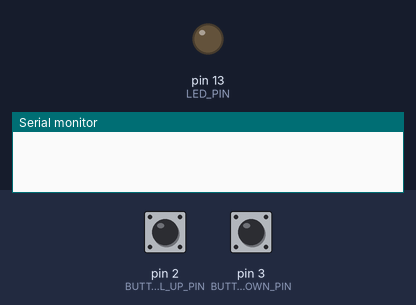
Bench run of a sketch on a simulated Arduino Uno, built with avr-gcc and run on an emulated ATmega328P. Shown: output pins drawn as LEDs (lit = HIGH), the last lines printed to the serial monitor. Dashed ring = blinking. Inputs (shaded band) come from the test bench; at power-on: pin 2 (BUTTON_VEL_UP_PIN) LOW, pin 3 (BUTTON_VEL_DOWN_PIN) LOW.

Above: at 0.1 s.
At 1.2 s:
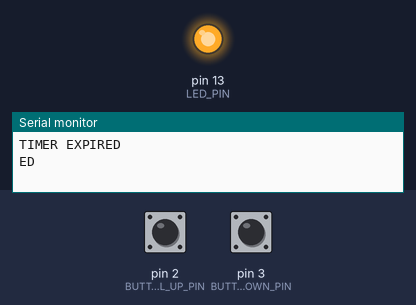
1.3 s: pin 2 (BUTTON_VEL_UP_PIN) pulled HIGH for 0.15 s
4.4 s: pin 3 (BUTTON_VEL_DOWN_PIN) pulled HIGH for 0.15 s
At 6.3 s:
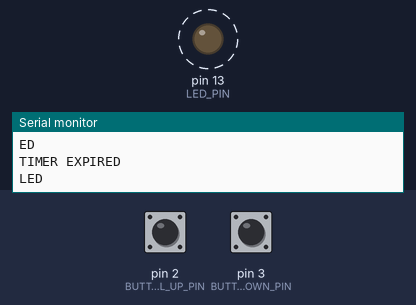
Timing chart, 0 to 13.4 s (numbered marks = the images above; inputs shaded):
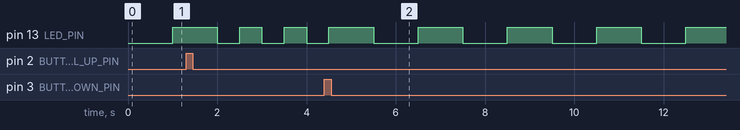

The sketch:

tarefa02.ino
```cpp
#define MAX_BUTTONS 14

int LED_PIN = 13;
int BUTTON_VEL_UP_PIN = 2;
int BUTTON_VEL_DOWN_PIN = 3;

/* Variáveis Globais: */
int buttonsPinRegistred[MAX_BUTTONS];
int buttonsRegistredStates[MAX_BUTTONS];
int counterButtonsRegistred;

int timerMs;
int timeActivatedMs;

int lastTimeButtonVelUpPressed, lastTimeButtonVelDownPressed;
int timeLedToggle;
bool flagStop;

/* Funções de registro: */
void button_listen (int pin) {
  buttonsPinRegistred[counterButtonsRegistred] = pin;
  buttonsRegistredStates[counterButtonsRegistred] = digitalRead(pin);
  counterButtonsRegistred++;
}

void timer_set (int ms) {
  timeActivatedMs = millis();
  timerMs = ms;
}

void button_changed (int pin, int v) {
  int diffTimeButtonsPressed;

  if (pin == BUTTON_VEL_UP_PIN) {
    if(v) { // Botão foi apertado
      timeLedToggle = timeLedToggle / 2;
      lastTimeButtonVelUpPressed = millis();
    }
  }
  else if (pin == BUTTON_VEL_DOWN_PIN) {
    if(v) { // Botão foi apertado
      timeLedToggle = timeLedToggle * 2;
      lastTimeButtonVelDownPressed = millis();
    }
  }

  diffTimeButtonsPressed = lastTimeButtonVelUpPressed - lastTimeButtonVelDownPressed;
  if (diffTimeButtonsPressed >= -500 && diffTimeButtonsPressed <= 500) {
    flagStop = true;
  }
}

void timer_expired () {
  Serial.println("TIMER EXPIRED");
  if (!flagStop) {
    Serial.println("LED " + !digitalRead(LED_PIN));
    digitalWrite(LED_PIN, !digitalRead(LED_PIN));
    timer_set(timeLedToggle);
  }
}

void initialize () {
  Serial.begin(9600);
  flagStop = false;
  timerMs = 0;
  timeLedToggle = 1000;
  lastTimeButtonVelUpPressed = -1500;
  lastTimeButtonVelDownPressed = -500;

  pinMode(LED_PIN, OUTPUT);
  pinMode(BUTTON_VEL_UP_PIN, INPUT);
  pinMode(BUTTON_VEL_DOWN_PIN, INPUT);

  button_listen(BUTTON_VEL_UP_PIN);
  button_listen(BUTTON_VEL_DOWN_PIN);
  timer_set(timeLedToggle);
}

/* Programa principal: */
void setup() {
  int i;
  for (i = 0; i < MAX_BUTTONS; i++) {
    buttonsPinRegistred[i] = -1;
    buttonsRegistredStates[i] = -1;
  }
  counterButtonsRegistred = 0;

  timeActivatedMs = -1;

  initialize(); // Função que está no módulo que inclui esta API
}

void loop() {
  int i, currButtonPin, currButtonState, currTime;
  for (i = 0; i < counterButtonsRegistred; i++) {
    currButtonPin = buttonsPinRegistred[i];
    currButtonState = digitalRead(currButtonPin);
    if (currButtonState != buttonsRegistredStates[i]) {
      button_changed(currButtonPin, currButtonState);
      buttonsRegistredStates[i] = currButtonState;
    }
  }

  if (timeActivatedMs >= 0) {
    currTime = millis();
    if (currTime - timeActivatedMs >= timerMs) {
      timerMs = 0;
      timeActivatedMs = -1;
      timer_expired();
    }
  }
}
```

Measured:
- after the input at 4.4 s, pin 13 (LED_PIN): alternates HIGH for 1.0 s and LOW for 1.0 s, starting after 1.1 s
- by itself, pin 13 (LED_PIN): alternates HIGH for 0.50 s and LOW for 0.50 s
